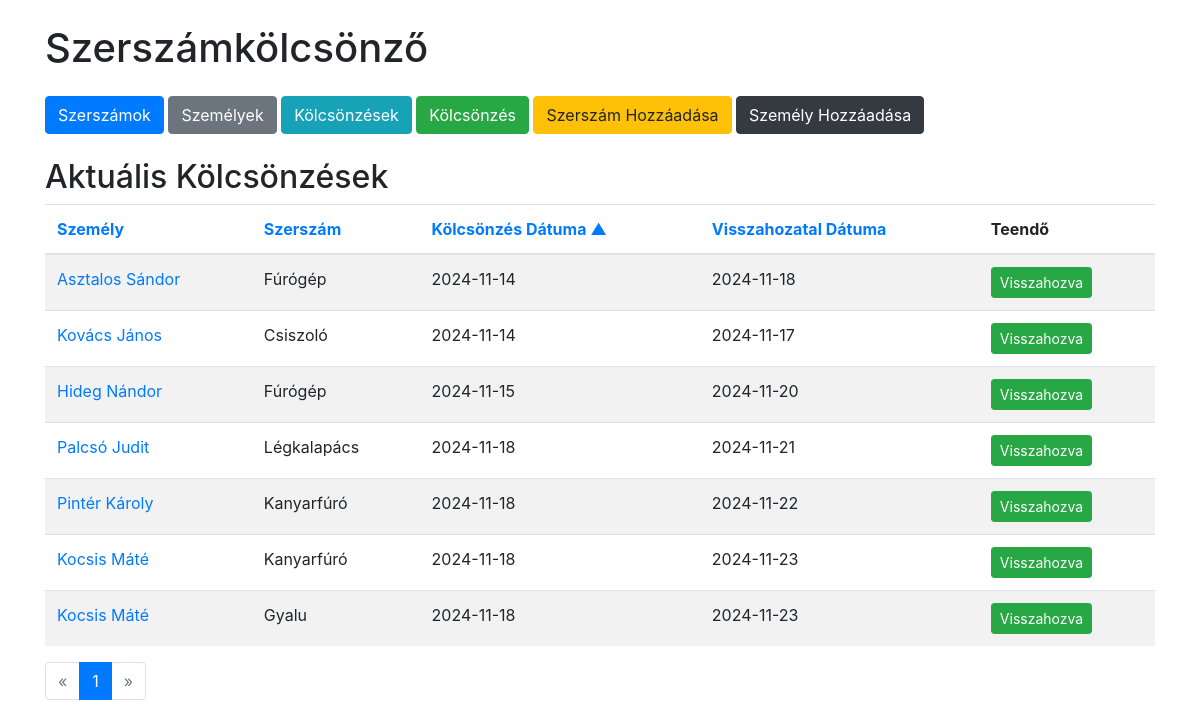
Page /loans on the committed database.
### tables this page shows
CREATE TABLE loans (
            id INTEGER PRIMARY KEY AUTOINCREMENT,
            person_id INTEGER NOT NULL,
            tool_id INTEGER NOT NULL,
            loan_date DATE NOT NULL,
            return_date DATE NOT NULL,
            FOREIGN KEY(person_id) REFERENCES persons(id),
            FOREIGN KEY(tool_id) REFERENCES tools(id)
        );

CREATE TABLE persons (
            id INTEGER PRIMARY KEY AUTOINCREMENT,
            name TEXT NOT NULL,
            address TEXT NOT NULL
        );

CREATE TABLE tools (
            id INTEGER PRIMARY KEY AUTOINCREMENT,
            name TEXT NOT NULL,
            quantity INTEGER NOT NULL
        );

### app.py (the view)
@app.route('/loans')
def loans():
    sort = request.args.get('sort', 'loan_date')
    order = request.args.get('order', 'asc')
    page = int(request.args.get('page', 1))
    per_page = PER_PAGE
    valid_sort_columns = ['person_name', 'tool_name', 'loan_date', 'return_date']
    if sort not in valid_sort_columns:
        sort = 'loan_date'
    if order not in ['asc', 'desc']:
        order = 'asc'
    sort_column_mapping = {
        'person_name': 'persons.name',
        'tool_name': 'tools.name',
        'loan_date': 'loans.loan_date',
        'return_date': 'loans.return_date'
    }
    order_by = f"{sort_column_mapping[sort]} {order.upper()}"
    conn = get_db_connection()
    count_query = '''
        SELECT COUNT(*)
        FROM loans
        JOIN persons ON loans.person_id = persons.id
        JOIN tools ON loans.tool_id = tools.id
    '''
    total = conn.execute(count_query).fetchone()[0]
    total_pages = math.ceil(total / per_page)
    loans_query = f'''
        SELECT loans.id, persons.name AS person_name, tools.name AS tool_name, loans.loan_date, loans.return_date, tools.quantity AS tool_quantity
        FROM loans
        JOIN persons ON loans.person_id = persons.id
        JOIN tools ON loans.tool_id = tools.id
        ORDER BY {order_by}
        LIMIT ? OFFSET ?
    '''
    loans = conn.execute(loans_query, (per_page, (page - 1) * per_page)).fetchall()
    conn.close()
    return render_template('loans.html',
                           loans=loans,
                           current_sort=sort,
                           current_order=order,
                           page=page,
                           total_pages=total_pages)

### app.py (called while the page is built)
def get_db_connection():
    conn = sqlite3.connect(DATABASE)
    conn.row_factory = sqlite3.Row
    return conn

### templates/loans.html (shortened to what this page needs)
{% extends 'base.html' %}
{% block content %}
<h2>Aktuális Kölcsönzések</h2>
<table class="table table-striped">
    <thead>
        <tr>
            <th>
                <a href="{{ url_for('loans', sort='person_name', order='asc' if current_sort != 'person_name' or current_order == 'desc' else 'desc', page=page) }}">
                    Személy
                </a>
            </th>
            <th>
                <a href="{{ url_for('loans', sort='tool_name', order='asc' if current_sort != 'tool_name' or current_order == 'desc' else 'desc', page=page) }}">
                    Szerszám
                </a>
            </th>
            <th>
                <a href="{{ url_for('loans', sort='loan_date', order='asc' if current_sort != 'loan_date' or current_order == 'desc' else 'desc', page=page) }}">
                    Kölcsönzés Dátuma
                    {% if current_sort == 'loan_date' %}
                        {% if current_order == 'asc' %}
                            &#9650;
                        {% else %}
                            &#9660;
                        {% endif %}
                    {% endif %}
                </a>
            </th>
            <th>
                <a href="{{ url_for('loans', sort='return_date', order='asc' if current_sort != 'return_date' or current_order == 'desc' else 'desc', page=page) }}">
                    Visszahozatal Dátuma
                </a>
            </th>
            <th>Teendő</th>
        </tr>
    </thead>
    <tbody>
        {% for loan in loans %}
        <tr>
            <td>
                <a href="#" data-toggle="modal" data-target="#personModal" data-id="{{ loan.id }}" class="person-link">{{ loan.person_name }}</a>
            </td>
            <td>
                <span data-toggle="tooltip" data-placement="top" title="Raktárkészlet: {{ loan.tool_quantity }}">{{ loan.tool_name }}</span>
            </td>
            <td>{{ loan.loan_date }}</td>
            <td>{{ loan.return_date }}</td>
            <td>
                <form action="{{ url_for('return_tool', loan_id=loan.id) }}" method="post">
                    <button type="submit" class="btn btn-sm btn-success">Visszahozva</button>
                </form>
            </td>
        </tr>
        {% endfor %}
    </tbody>
</table>
<nav aria-label="Page navigation">
  <ul class="pagination">
    <li class="page-item {% if page == 1 %}disabled{% endif %}">
      <a class="page-link" href="{{ url_for('loans', sort=current_sort, order=current_order, page=page-1) }}" aria-label="Previous">
        <span aria-hidden="true">&laquo;</span>
      </a>
    </li>
    {% for p in range(1, total_pages + 1) %}
    <li class="page-item {% if p == page %}active{% endif %}">
      <a class="page-link" href="{{ url_for('loans', sort=current_sort, order=current_order, page=p) }}">{{ p }}</a>
    </li>
    {% endfor %}
    <li class="page-item {% if page == total_pages %}disabled{% endif %}">
      <a class="page-link" href="{{ url_for('loans', sort=current_sort, order=current_order, page=page+1) }}" aria-label="Next">
        <span aria-hidden="true">&raquo;</span>
      </a>
    </li>
  </ul>
</nav>
{% endblock %}

### rows in the picture
loans: person_name "Asztalos Sándor", tool_name "Fúrógép", loan_date "2024-11-14", return_date "2024-11-18"
loans: person_name "Kovács János", tool_name "Csiszoló", loan_date "2024-11-14", return_date "2024-11-17"
loans: person_name "Hideg Nándor", tool_name "Fúrógép", loan_date "2024-11-15", return_date "2024-11-20"
loans: person_name "Palcsó Judit", tool_name "Légkalapács", loan_date "2024-11-18", return_date "2024-11-21"
loans: person_name "Pintér Károly", tool_name "Kanyarfúró", loan_date "2024-11-18", return_date "2024-11-22"
loans: person_name "Kocsis Máté", tool_name "Kanyarfúró", loan_date "2024-11-18", return_date "2024-11-23"
loans: person_name "Kocsis Máté", tool_name "Gyalu", loan_date "2024-11-18", return_date "2024-11-23"

### other values in the picture
{{ p }} "1"
